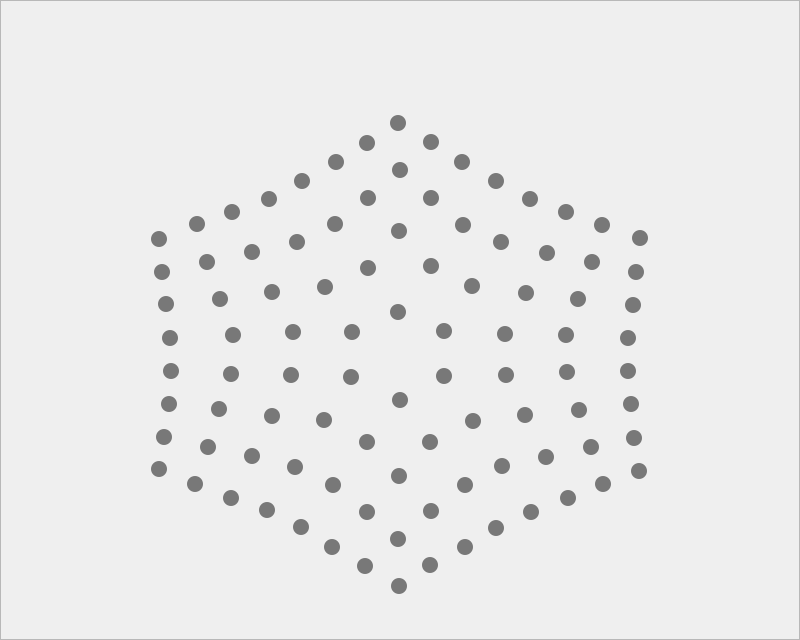
   <widget class="QFrame" name="frame_buttons">
    <property name="enabled">
     <bool>true</bool>
    </property>
    <property name="geometry">
     <rect>
      <x>0</x>
      <y>0</y>
      <width>800</width>
      <height>640</height>
     </rect>
    </property>
    <property name="styleSheet">
     <string notr="true">QPushButton{
	background-color: rgba(0, 0, 0, 0.5);
    border-radius: 8px;
    border: 0px solid white;
    width: 16px;
    height: 16px;
}</string>
    </property>
    <property name="frameShape">
     <enum>QFrame::StyledPanel</enum>
    </property>
    <property name="frameShadow">
     <enum>QFrame::Raised</enum>
    </property>
    <widget class="QPushButton" name="a5_pb">
     <property name="geometry">
      <rect>
       <x>259</x>
       <y>502</y>
       <width>16</width>
       <height>16</height>
      </rect>
     </property>
     <property name="text">
      <string/>
     </property>
    </widget>
    <widget class="QPushButton" name="b11_pb">
     <property name="geometry">
      <rect>
       <x>392</x>
       <y>162</y>
       <width>16</width>
       <height>16</height>
      </rect>
     </property>
     <property name="text">
      <string/>
     </property>
    </widget>
    <widget class="QPushButton" name="b3_pb">
     <property name="geometry">
      <rect>
       <x>359</x>
       <y>504</y>
       <width>16</width>
       <height>16</height>
      </rect>
     </property>
     <property name="text">
      <string/>
     </property>
    </widget>
    <widget class="QPushButton" name="c8_pb">
     <property name="geometry">
      <rect>
       <x>161</x>
       <y>396</y>
       <width>16</width>
       <height>16</height>
      </rect>
     </property>
     <property name="text">
      <string/>
     </property>
    </widget>
    <widget class="QPushButton" name="a8_pb">
     <property name="geometry">
      <rect>
       <x>151</x>
       <y>461</y>
       <width>16</width>
       <height>16</height>
      </rect>
     </property>
     <property name="text">
      <string/>
     </property>
    </widget>
    <widget class="QPushButton" name="c2_pb">
     <property name="geometry">
      <rect>
       <x>423</x>
       <y>503</y>
       <width>16</width>
       <height>16</height>
      </rect>
     </property>
     <property name="text">
      <string/>
     </property>
    </widget>
    <widget class="QPushButton" name="h8_pb">
     <property name="geometry">
      <rect>
       <x>151</x>
       <y>231</y>
       <width>16</width>
       <height>16</height>
      </rect>
     </property>
     <property name="text">
      <string/>
     </property>
    </widget>
    <widget class="QPushButton" name="d6_pb">
     <property name="geometry">
      <rect>
       <x>283</x>
       <y>367</y>
       <width>16</width>
       <height>16</height>
      </rect>
     </property>
     <property name="text">
      <string/>
     </property>
    </widget>
    <widget class="QPushButton" name="b4_pb">
     <property name="geometry">
      <rect>
       <x>325</x>
       <y>477</y>
       <width>16</width>
       <height>16</height>
      </rect>
     </property>
     <property name="text">
      <string/>
     </property>
    </widget>
    <widget class="QPushButton" name="e11_pb">
     <property name="geometry">
      <rect>
       <x>493</x>
       <y>234</y>
       <width>16</width>
       <height>16</height>
      </rect>
     </property>
     <property name="text">
      <string/>
     </property>
    </widget>
    <widget class="QPushButton" name="f1_pb">
     <property name="geometry">
      <rect>
       <x>560</x>
       <y>490</y>
       <width>16</width>
       <height>16</height>
      </rect>
     </property>
     <property name="text">
      <string/>
     </property>
    </widget>
    <widget class="QPushButton" name="d3_pb">
     <property name="geometry">
      <rect>
       <x>422</x>
       <y>434</y>
       <width>16</width>
       <height>16</height>
      </rect>
     </property>
     <property name="text">
      <string/>
     </property>
    </widget>
    <widget class="QPushButton" name="g8_pb">
     <property name="geometry">
      <rect>
       <x>154</x>
       <y>264</y>
       <width>16</width>
       <height>16</height>
      </rect>
     </property>
     <property name="text">
      <string/>
     </property>
    </widget>
    <widget class="QPushButton" name="e9_pb">
     <property name="geometry">
      <rect>
       <x>436</x>
       <y>323</y>
       <width>16</width>
       <height>16</height>
      </rect>
     </property>
     <property name="text">
      <string/>
     </property>
    </widget>
    <widget class="QPushButton" name="a12_pb">
     <property name="geometry">
      <rect>
       <x>390</x>
       <y>115</y>
       <width>16</width>
       <height>16</height>
      </rect>
     </property>
     <property name="text">
      <string/>
     </property>
    </widget>
    <widget class="QPushButton" name="d1_pb">
     <property name="geometry">
      <rect>
       <x>488</x>
       <y>520</y>
       <width>16</width>
       <height>16</height>
      </rect>
     </property>
     <property name="text">
      <string/>
     </property>
    </widget>
    <widget class="QPushButton" name="c1_pb">
     <property name="geometry">
      <rect>
       <x>457</x>
       <y>539</y>
       <width>16</width>
       <height>16</height>
      </rect>
     </property>
     <property name="text">
      <string/>
     </property>
    </widget>
    <widget class="QPushButton" name="f12_pb">
     <property name="geometry">
      <rect>
       <x>558</x>
       <y>204</y>
       <width>16</width>
       <height>16</height>
      </rect>
     </property>
     <property name="text">
      <string/>
     </property>
    </widget>
    <widget class="QPushButton" name="a9_pb">
     <property name="geometry">
      <rect>
       <x>294</x>
       <y>173</y>
       <width>16</width>
       <height>16</height>
      </rect>
     </property>
     <property name="text">
      <string/>
     </property>
    </widget>
    <widget class="QPushButton" name="c3_pb">
     <property name="geometry">
      <rect>
       <x>391</x>
       <y>468</y>
       <width>16</width>
       <height>16</height>
      </rect>
     </property>
     <property name="text">
      <string/>
     </property>
     <property name="autoDefault">
      <bool>false</bool>
     </property>
     <property name="default">
      <bool>false</bool>
     </property>
     <property name="flat">
      <bool>false</bool>
     </property>
    </widget>
    <widget class="QPushButton" name="b6_pb">
     <property name="geometry">
      <rect>
       <x>244</x>
       <y>448</y>
       <width>16</width>
       <height>16</height>
      </rect>
     </property>
     <property name="text">
      <string/>
     </property>
    </widget>
    <widget class="QPushButton" name="c12_pb">
     <property name="geometry">
      <rect>
       <x>454</x>
       <y>154</y>
       <width>16</width>
       <height>16</height>
      </rect>
     </property>
     <property name="text">
      <string/>
     </property>
    </widget>
    <widget class="QPushButton" name="e10_pb">
     <property name="geometry">
      <rect>
       <x>464</x>
       <y>278</y>
       <width>16</width>
       <height>16</height>
      </rect>
     </property>
     <property name="text">
      <string/>
     </property>
    </widget>
    <widget class="QPushButton" name="f7_pb">
     <property name="geometry">
      <rect>
       <x>212</x>
       <y>291</y>
       <width>16</width>
       <height>16</height>
      </rect>
     </property>
     <property name="text">
      <string/>
     </property>
    </widget>
    <widget class="QPushButton" name="d5_pb">
     <property name="geometry">
      <rect>
       <x>343</x>
       <y>369</y>
       <width>16</width>
       <height>16</height>
      </rect>
     </property>
     <property name="styleSheet">
      <string notr="true"/>
     </property>
     <property name="text">
      <string/>
     </property>
    </widget>
    <widget class="QPushButton" name="e7_pb">
     <property name="geometry">
      <rect>
       <x>225</x>
       <y>327</y>
       <width>16</width>
       <height>16</height>
      </rect>
     </property>
     <property name="text">
      <string/>
     </property>
    </widget>
    <widget class="QPushButton" name="a2_pb">
     <property name="geometry">
      <rect>
       <x>357</x>
       <y>558</y>
       <width>16</width>
       <height>16</height>
      </rect>
     </property>
     <property name="text">
      <string/>
     </property>
    </widget>
    <widget class="QPushButton" name="e6_pb">
     <property name="geometry">
      <rect>
       <x>285</x>
       <y>324</y>
       <width>16</width>
       <height>16</height>
      </rect>
     </property>
     <property name="text">
      <string/>
     </property>
    </widget>
    <widget class="QPushButton" name="d9_pb">
     <property name="geometry">
      <rect>
       <x>390</x>
       <y>304</y>
       <width>16</width>
       <height>16</height>
      </rect>
     </property>
     <property name="text">
      <string/>
     </property>
    </widget>
    <widget class="QPushButton" name="a10_pb">
     <property name="geometry">
      <rect>
       <x>328</x>
       <y>154</y>
       <width>16</width>
       <height>16</height>
      </rect>
     </property>
     <property name="text">
      <string/>
     </property>
    </widget>
    <widget class="QPushButton" name="a11_pb">
     <property name="geometry">
      <rect>
       <x>359</x>
       <y>135</y>
       <width>16</width>
       <height>16</height>
      </rect>
     </property>
     <property name="text">
      <string/>
     </property>
    </widget>
    <widget class="QPushButton" name="b5_pb">
     <property name="geometry">
      <rect>
       <x>287</x>
       <y>459</y>
       <width>16</width>
       <height>16</height>
      </rect>
     </property>
     <property name="text">
      <string/>
     </property>
    </widget>
    <widget class="QPushButton" name="a3_pb">
     <property name="geometry">
      <rect>
       <x>324</x>
       <y>539</y>
       <width>16</width>
       <height>16</height>
      </rect>
     </property>
     <property name="text">
      <string/>
     </property>
    </widget>
    <widget class="QPushButton" name="c7_pb">
     <property name="geometry">
      <rect>
       <x>211</x>
       <y>401</y>
       <width>16</width>
       <height>16</height>
      </rect>
     </property>
     <property name="text">
      <string/>
     </property>
    </widget>
    <widget class="QPushButton" name="f8_pb">
     <property name="geometry">
      <rect>
       <x>158</x>
       <y>296</y>
       <width>16</width>
       <height>16</height>
      </rect>
     </property>
     <property name="text">
      <string/>
     </property>
    </widget>
    <widget class="QPushButton" name="d8_pb">
     <property name="geometry">
      <rect>
       <x>163</x>
       <y>363</y>
       <width>16</width>
       <height>16</height>
      </rect>
     </property>
     <property name="text">
      <string/>
     </property>
    </widget>
    <widget class="QPushButton" name="h2_pb">
     <property name="geometry">
      <rect>
       <x>626</x>
       <y>430</y>
       <width>16</width>
       <height>16</height>
      </rect>
     </property>
     <property name="text">
      <string/>
     </property>
    </widget>
    <widget class="QPushButton" name="f5_pb">
     <property name="geometry">
      <rect>
       <x>317</x>
       <y>279</y>
       <width>16</width>
       <height>16</height>
      </rect>
     </property>
     <property name="text">
      <string/>
     </property>
    </widget>
    <widget class="QPushButton" name="b2_pb">
     <property name="geometry">
      <rect>
       <x>390</x>
       <y>531</y>
       <width>16</width>
       <height>16</height>
      </rect>
     </property>
     <property name="text">
      <string/>
     </property>
    </widget>
    <widget class="QPushButton" name="d4_pb">
     <property name="geometry">
      <rect>
       <x>392</x>
       <y>392</y>
       <width>16</width>
       <height>16</height>
      </rect>
     </property>
     <property name="text">
      <string/>
     </property>
    </widget>
    <widget class="QPushButton" name="b10_pb">
     <property name="geometry">
      <rect>
       <x>360</x>
       <y>190</y>
       <width>16</width>
       <height>16</height>
      </rect>
     </property>
     <property name="text">
      <string/>
     </property>
    </widget>
    <widget class="QPushButton" name="h7_pb">
     <property name="geometry">
      <rect>
       <x>189</x>
       <y>216</y>
       <width>16</width>
       <height>16</height>
      </rect>
     </property>
     <property name="text">
      <string/>
     </property>
    </widget>
    <widget class="QPushButton" name="d11_pb">
     <property name="geometry">
      <rect>
       <x>455</x>
       <y>217</y>
       <width>16</width>
       <height>16</height>
      </rect>
     </property>
     <property name="text">
      <string/>
     </property>
    </widget>
    <widget class="QPushButton" name="b1_pb">
     <property name="enabled">
      <bool>true</bool>
     </property>
     <property name="geometry">
      <rect>
       <x>422</x>
       <y>557</y>
       <width>16</width>
       <height>16</height>
      </rect>
     </property>
     <property name="text">
      <string/>
     </property>
     <property name="iconSize">
      <size>
       <width>16</width>
       <height>16</height>
      </size>
     </property>
     <property name="checkable">
      <bool>false</bool>
     </property>
     <property name="checked">
      <bool>false</bool>
     </property>
     <property name="autoRepeat">
      <bool>false</bool>
     </property>
     <property name="autoExclusive">
      <bool>false</bool>
     </property>
     <property name="autoRepeatInterval">
      <number>100</number>
     </property>
    </widget>
    <widget class="QPushButton" name="c4_pb">
     <property name="geometry">
      <rect>
       <x>359</x>
       <y>434</y>
       <width>16</width>
       <height>16</height>
      </rect>
     </property>
     <property name="text">
      <string/>
     </property>
    </widget>
    <widget class="QPushButton" name="g5_pb">
     <property name="geometry">
      <rect>
       <x>289</x>
       <y>234</y>
       <width>16</width>
       <height>16</height>
      </rect>
     </property>
     <property name="text">
      <string/>
     </property>
    </widget>
    <widget class="QPushButton" name="e1_pb">
     <property name="geometry">
      <rect>
       <x>523</x>
       <y>504</y>
       <width>16</width>
       <height>16</height>
      </rect>
     </property>
     <property name="text">
      <string/>
     </property>
    </widget>
    <widget class="QPushButton" name="d2_pb">
     <property name="geometry">
      <rect>
       <x>457</x>
       <y>477</y>
       <width>16</width>
       <height>16</height>
      </rect>
     </property>
     <property name="text">
      <string/>
     </property>
    </widget>
    <widget class="QPushButton" name="e4_pb">
     <property name="geometry">
      <rect>
       <x>436</x>
       <y>368</y>
       <width>16</width>
       <height>16</height>
      </rect>
     </property>
     <property name="text">
      <string/>
     </property>
    </widget>
    <widget class="QPushButton" name="g7_pb">
     <property name="geometry">
      <rect>
       <x>199</x>
       <y>254</y>
       <width>16</width>
       <height>16</height>
      </rect>
     </property>
     <property name="text">
      <string/>
     </property>
    </widget>
    <widget class="QPushButton" name="h1_pb">
     <property name="geometry">
      <rect>
       <x>631</x>
       <y>463</y>
       <width>16</width>
       <height>16</height>
      </rect>
     </property>
     <property name="text">
      <string/>
     </property>
    </widget>
    <widget class="QPushButton" name="g6_pb">
     <property name="geometry">
      <rect>
       <x>244</x>
       <y>244</y>
       <width>16</width>
       <height>16</height>
      </rect>
     </property>
     <property name="text">
      <string/>
     </property>
    </widget>
    <widget class="QPushButton" name="h6_pb">
     <property name="geometry">
      <rect>
       <x>224</x>
       <y>204</y>
       <width>16</width>
       <height>16</height>
      </rect>
     </property>
     <property name="text">
      <string/>
     </property>
    </widget>
    <widget class="QPushButton" name="e8_pb">
     <property name="geometry">
      <rect>
       <x>162</x>
       <y>330</y>
       <width>16</width>
       <height>16</height>
      </rect>
     </property>
     <property name="text">
      <string/>
     </property>
    </widget>
    <widget class="QPushButton" name="b9_pb">
     <property name="geometry">
      <rect>
       <x>327</x>
       <y>216</y>
       <width>16</width>
       <height>16</height>
      </rect>
     </property>
     <property name="text">
      <string/>
     </property>
    </widget>
    <widget class="QPushButton" name="c6_pb">
     <property name="geometry">
      <rect>
       <x>264</x>
       <y>408</y>
       <width>16</width>
       <height>16</height>
      </rect>
     </property>
     <property name="text">
      <string/>
     </property>
    </widget>
    <widget class="QPushButton" name="b12_pb">
     <property name="geometry">
      <rect>
       <x>423</x>
       <y>134</y>
       <width>16</width>
       <height>16</height>
      </rect>
     </property>
     <property name="text">
      <string/>
     </property>
    </widget>
    <widget class="QPushButton" name="g12_pb">
     <property name="geometry">
      <rect>
       <x>594</x>
       <y>217</y>
       <width>16</width>
       <height>16</height>
      </rect>
     </property>
     <property name="text">
      <string/>
     </property>
    </widget>
    <widget class="QPushButton" name="e12_pb">
     <property name="geometry">
      <rect>
       <x>522</x>
       <y>191</y>
       <width>16</width>
       <height>16</height>
      </rect>
     </property>
     <property name="styleSheet">
      <string notr="true">QPushButton{
	background-color: rgba(0, 0, 0, 0.5);
    border-radius: 8px;
    border: 0px solid white;
    width: 16px;
    height: 16px;
}</string>
     </property>
     <property name="text">
      <string/>
     </property>
    </widget>
    <widget class="QPushButton" name="c11_pb">
     <property name="geometry">
      <rect>
       <x>423</x>
       <y>190</y>
       <width>16</width>
       <height>16</height>
      </rect>
     </property>
     <property name="text">
      <string/>
     </property>
    </widget>
    <widget class="QPushButton" name="d10_pb">
     <property name="geometry">
      <rect>
       <x>423</x>
       <y>258</y>
       <width>16</width>
       <height>16</height>
      </rect>
     </property>
     <property name="text">
      <string/>
     </property>
    </widget>
    <widget class="QPushButton" name="e5_pb">
     <property name="geometry">
      <rect>
       <x>344</x>
       <y>324</y>
       <width>16</width>
       <height>16</height>
      </rect>
     </property>
     <property name="text">
      <string/>
     </property>
    </widget>
    <widget class="QPushButton" name="a6_pb">
     <property name="geometry">
      <rect>
       <x>223</x>
       <y>490</y>
       <width>16</width>
       <height>16</height>
      </rect>
     </property>
     <property name="text">
      <string/>
     </property>
    </widget>
    <widget class="QPushButton" name="b8_pb">
     <property name="geometry">
      <rect>
       <x>156</x>
       <y>429</y>
       <width>16</width>
       <height>16</height>
      </rect>
     </property>
     <property name="text">
      <string/>
     </property>
    </widget>
    <widget class="QPushButton" name="f6_pb">
     <property name="geometry">
      <rect>
       <x>264</x>
       <y>284</y>
       <width>16</width>
       <height>16</height>
      </rect>
     </property>
     <property name="text">
      <string/>
     </property>
    </widget>
    <widget class="QPushButton" name="a4_pb">
     <property name="geometry">
      <rect>
       <x>293</x>
       <y>519</y>
       <width>16</width>
       <height>16</height>
      </rect>
     </property>
     <property name="text">
      <string/>
     </property>
    </widget>
    <widget class="QPushButton" name="d12_pb">
     <property name="geometry">
      <rect>
       <x>488</x>
       <y>173</y>
       <width>16</width>
       <height>16</height>
      </rect>
     </property>
     <property name="text">
      <string/>
     </property>
    </widget>
    <widget class="QPushButton" name="a1_pb">
     <property name="geometry">
      <rect>
       <x>391</x>
       <y>578</y>
       <width>16</width>
       <height>16</height>
      </rect>
     </property>
     <property name="text">
      <string/>
     </property>
    </widget>
    <widget class="QPushButton" name="c9_pb">
     <property name="geometry">
      <rect>
       <x>360</x>
       <y>260</y>
       <width>16</width>
       <height>16</height>
      </rect>
     </property>
     <property name="text">
      <string/>
     </property>
    </widget>
    <widget class="QPushButton" name="d7_pb">
     <property name="geometry">
      <rect>
       <x>223</x>
       <y>366</y>
       <width>16</width>
       <height>16</height>
      </rect>
     </property>
     <property name="text">
      <string/>
     </property>
    </widget>
    <widget class="QPushButton" name="c5_pb">
     <property name="geometry">
      <rect>
       <x>316</x>
       <y>412</y>
       <width>16</width>
       <height>16</height>
      </rect>
     </property>
     <property name="text">
      <string/>
     </property>
    </widget>
    <widget class="QPushButton" name="g1_pb">
     <property name="geometry">
      <rect>
       <x>595</x>
       <y>476</y>
       <width>16</width>
       <height>16</height>
      </rect>
     </property>
     <property name="text">
      <string/>
     </property>
    </widget>
    <widget class="QPushButton" name="h5_pb">
     <property name="geometry">
      <rect>
       <x>261</x>
       <y>191</y>
       <width>16</width>
       <height>16</height>
      </rect>
     </property>
     <property name="text">
      <string/>
     </property>
    </widget>
    <widget class="QPushButton" name="c10_pb">
     <property name="geometry">
      <rect>
       <x>391</x>
       <y>223</y>
       <width>16</width>
       <height>16</height>
      </rect>
     </property>
     <property name="text">
      <string/>
     </property>
    </widget>
    <widget class="QPushButton" name="h12_pb">
     <property name="geometry">
      <rect>
       <x>632</x>
       <y>230</y>
       <width>16</width>
       <height>16</height>
      </rect>
     </property>
     <property name="text">
      <string/>
     </property>
    </widget>
    <widget class="QPushButton" name="h4_pb">
     <property name="geometry">
      <rect>
       <x>620</x>
       <y>363</y>
       <width>16</width>
       <height>16</height>
      </rect>
     </property>
     <property name="text">
      <string/>
     </property>
    </widget>
    <widget class="QPushButton" name="h3_pb">
     <property name="geometry">
      <rect>
       <x>623</x>
       <y>396</y>
       <width>16</width>
       <height>16</height>
      </rect>
     </property>
     <property name="text">
      <string/>
     </property>
    </widget>
    <widget class="QPushButton" name="h9_pb">
     <property name="geometry">
      <rect>
       <x>620</x>
       <y>330</y>
       <width>16</width>
       <height>16</height>
      </rect>
     </property>
     <property name="tabletTracking">
      <bool>false</bool>
     </property>
     <property name="autoFillBackground">
      <bool>false</bool>
     </property>
     <property name="text">
      <string/>
     </property>
    </widget>
    <widget class="QPushButton" name="h10_pb">
     <property name="geometry">
      <rect>
       <x>625</x>
       <y>297</y>
       <width>16</width>
       <height>16</height>
      </rect>
     </property>
     <property name="styleSheet">
      <string notr="true">QPushButton{
	background-color: rgba(0, 0, 0, 0.5);
    border-radius: 8px;
    border: 0px solid white;
    width: 16px;
    height: 16px;
}</string>
     </property>
     <property name="text">
      <string/>
     </property>
    </widget>
    <widget class="QPushButton" name="h11_pb">
     <property name="geometry">
      <rect>
       <x>628</x>
       <y>264</y>
       <width>16</width>
       <height>16</height>
      </rect>
     </property>
     <property name="text">
      <string/>
     </property>
    </widget>
    <widget class="QPushButton" name="g4_pb">
     <property name="geometry">
      <rect>
       <x>559</x>
       <y>364</y>
       <width>16</width>
       <height>16</height>
      </rect>
     </property>
     <property name="text">
      <string/>
     </property>
    </widget>
    <widget class="QPushButton" name="f4_pb">
     <property name="geometry">
      <rect>
       <x>498</x>
       <y>367</y>
       <width>16</width>
       <height>16</height>
      </rect>
     </property>
     <property name="text">
      <string/>
     </property>
    </widget>
    <widget class="QPushButton" name="g3_pb">
     <property name="geometry">
      <rect>
       <x>571</x>
       <y>402</y>
       <width>16</width>
       <height>16</height>
      </rect>
     </property>
     <property name="text">
      <string/>
     </property>
    </widget>
    <widget class="QPushButton" name="g2_pb">
     <property name="geometry">
      <rect>
       <x>583</x>
       <y>439</y>
       <width>16</width>
       <height>16</height>
      </rect>
     </property>
     <property name="text">
      <string/>
     </property>
    </widget>
    <widget class="QPushButton" name="f2_pb">
     <property name="geometry">
      <rect>
       <x>538</x>
       <y>449</y>
       <width>16</width>
       <height>16</height>
      </rect>
     </property>
     <property name="text">
      <string/>
     </property>
    </widget>
    <widget class="QPushButton" name="e2_pb">
     <property name="geometry">
      <rect>
       <x>494</x>
       <y>458</y>
       <width>16</width>
       <height>16</height>
      </rect>
     </property>
     <property name="text">
      <string/>
     </property>
    </widget>
    <widget class="QPushButton" name="e3_pb">
     <property name="geometry">
      <rect>
       <x>465</x>
       <y>413</y>
       <width>16</width>
       <height>16</height>
      </rect>
     </property>
     <property name="text">
      <string/>
     </property>
    </widget>
    <widget class="QPushButton" name="f3_pb">
     <property name="geometry">
      <rect>
       <x>517</x>
       <y>407</y>
       <width>16</width>
       <height>16</height>
      </rect>
     </property>
     <property name="text">
      <string/>
     </property>
    </widget>
    <widget class="QPushButton" name="f9_pb">
     <property name="geometry">
      <rect>
       <x>497</x>
       <y>326</y>
       <width>16</width>
       <height>16</height>
      </rect>
     </property>
     <property name="text">
      <string/>
     </property>
    </widget>
    <widget class="QPushButton" name="g9_pb">
     <property name="geometry">
      <rect>
       <x>558</x>
       <y>327</y>
       <width>16</width>
       <height>16</height>
      </rect>
     </property>
     <property name="text">
      <string/>
     </property>
     <property name="pixmap" stdset="0">
      <pixmap/>
     </property>
    </widget>
    <widget class="QPushButton" name="f10_pb">
     <property name="geometry">
      <rect>
       <x>518</x>
       <y>285</y>
       <width>16</width>
       <height>16</height>
      </rect>
     </property>
     <property name="text">
      <string/>
     </property>
    </widget>
    <widget class="QPushButton" name="g10_pb">
     <property name="geometry">
      <rect>
       <x>570</x>
       <y>291</y>
       <width>16</width>
       <height>16</height>
      </rect>
     </property>
     <property name="text">
      <string/>
     </property>
    </widget>
    <widget class="QPushButton" name="f11_pb">
     <property name="geometry">
      <rect>
       <x>539</x>
       <y>245</y>
       <width>16</width>
       <height>16</height>
      </rect>
     </property>
     <property name="text">
      <string/>
     </property>
    </widget>
    <widget class="QPushButton" name="g11_pb">
     <property name="geometry">
      <rect>
       <x>584</x>
       <y>254</y>
       <width>16</width>
       <height>16</height>
      </rect>
     </property>
     <property name="styleSheet">
      <string notr="true">QPushButton{
	background-color: rgba(0, 0, 0, 0.5);
    border-radius: 8px;
    border: 0px solid white;
    width: 16px;
    height: 16px;
}</string>
     </property>
     <property name="text">
      <string/>
     </property>
    </widget>
    <widget class="QPushButton" name="b7_pb">
     <property name="geometry">
      <rect>
       <x>200</x>
       <y>439</y>
       <width>16</width>
       <height>16</height>
      </rect>
     </property>
     <property name="text">
      <string/>
     </property>
    </widget>
    <widget class="QPushButton" name="a7_pb">
     <property name="geometry">
      <rect>
       <x>187</x>
       <y>476</y>
       <width>16</width>
       <height>16</height>
      </rect>
     </property>
     <property name="text">
      <string/>
     </property>
    </widget>
   </widget>
